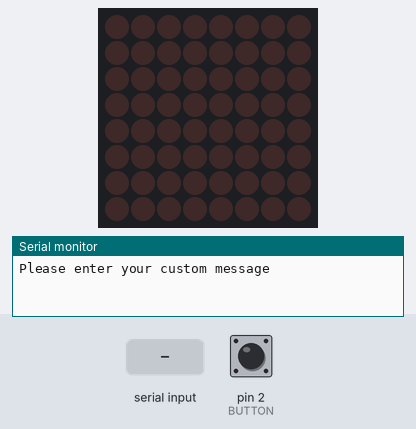
The sketch below on a simulated Arduino Mega 2560, built with avr-gcc and run on an emulated ATmega2560. Parts: 8×8 LED matrix, the last lines printed to the serial monitor. Wiring (inferred from the names in the program): LED matrix (orientation assumed): rows pin 22, pin 24, pin 26, pin 28, pin 30, pin 32, pin 34, pin 36; columns pin 23, pin 25, pin 27, pin 29, pin 31, pin 33, pin 35, pin 37. The test bench sets the inputs (shaded band); at power-on: pin 2 (BUTTON) LOW.

Above: at 0.8 s.
0.9 s: "A" received over Serial
At 2.8 s:
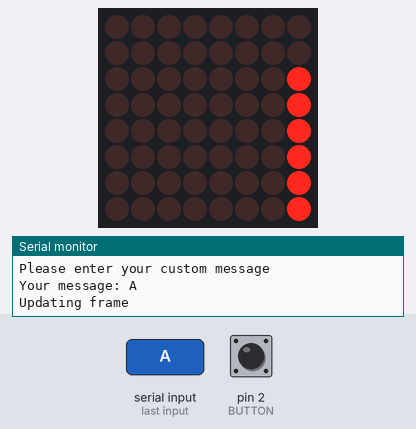
At 3.3 s:
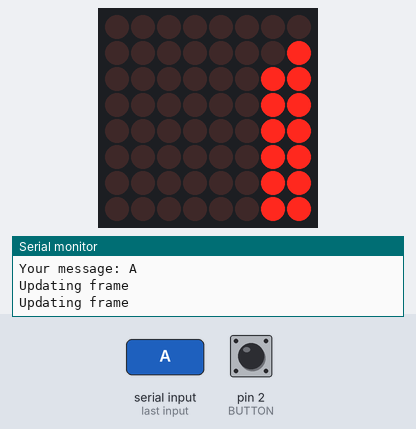
3.9 s: pin 2 (BUTTON) pulled HIGH for 0.15 s
At 4.3 s:
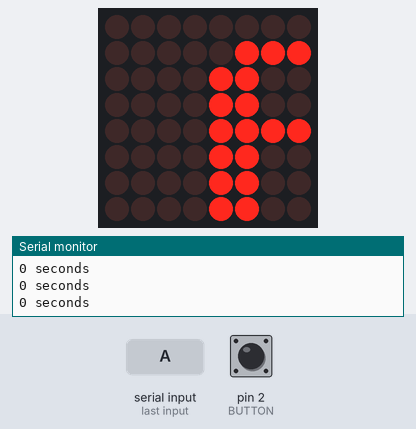
5.5 s: pin 2 (BUTTON) pulled HIGH for 3.2 s
10.2 s: pin 2 (BUTTON) driven HIGH
13.2 s: pin 2 (BUTTON) pulsed LOW 5 times (0.12 s each, 0.3 s apart)
Timing chart, 0 to 16.2 s (numbered marks = the images above; inputs shaded):
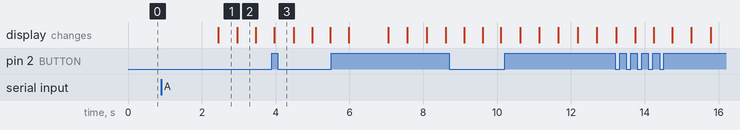

Measured:
- after the input at 0.9 s, the display: changes after 1.5 s (image 1)
- what the display in image 1 shows lasts 0.6 s, from 2.4 s to 3.0 s

The sketch:

Task_2.ino
```cpp
#define BUTTON 2

bool ALL[8][8] = {{1, 1, 1, 1, 1, 1, 1, 1}, {1, 1, 1, 1, 1, 1, 1, 1}, {1, 1, 1, 1, 1, 1, 1, 1}, {1, 1, 1, 1, 1, 1, 1, 1}, {1, 1, 1, 1, 1, 1, 1, 1}, {1, 1, 1, 1, 1, 1, 1, 1}, {1, 1, 1, 1, 1, 1, 1, 1}, {1, 1, 1, 1, 1, 1, 1, 1}};
bool EMP[8][8] = {{0, 0, 0, 0, 0, 0, 0, 0}, {0, 0, 0, 0, 0, 0, 0, 0}, {0, 0, 0, 0, 0, 0, 0, 0}, {0, 0, 0, 0, 0, 0, 0, 0}, {0, 0, 0, 0, 0, 0, 0, 0}, {0, 0, 0, 0, 0, 0, 0, 0}, {0, 0, 0, 0, 0, 0, 0, 0}, {0, 0, 0, 0, 0, 0, 0, 0}};
bool EX[8][8] = {{0, 0, 0, 0, 0, 0, 0, 0}, {0, 0, 0, 1, 0, 0, 0, 0}, {0, 0, 0, 1, 0, 0, 0, 0}, {0, 0, 0, 1, 0, 0, 0, 0}, {0, 0, 0, 1, 0, 0, 0, 0}, {0, 0, 0, 0, 0, 0, 0, 0}, {0, 0, 0, 1, 0, 0, 0, 0}, {0, 0, 0, 0, 0, 0, 0, 0}};
bool A[8][8] = {{0, 0, 0, 0, 0, 0, 0, 0}, {0, 0, 1, 1, 1, 1, 0, 0}, {0, 1, 1, 0, 0, 1, 1, 0}, {0, 1, 1, 0, 0, 1, 1, 0}, {0, 1, 1, 1, 1, 1, 1, 0}, {0, 1, 1, 0, 0, 1, 1, 0}, {0, 1, 1, 0, 0, 1, 1, 0}, {0, 1, 1, 0, 0, 1, 1, 0}};
bool B[8][8] = {{0, 1, 1, 1, 1, 0, 0, 0}, {0, 1, 0, 0, 1, 0, 0, 0}, {0, 1, 0, 0, 1, 0, 0, 0}, {0, 1, 1, 1, 0, 0, 0, 0}, {0, 1, 0, 0, 1, 0, 0, 0}, {0, 1, 0, 0, 0, 1, 0, 0}, {0, 1, 0, 0, 0, 1, 0, 0}, {0, 1, 1, 1, 1, 1, 0, 0}};
bool C[8][8] = {{0, 0, 0, 0, 0, 0, 0, 0}, {0, 0, 0, 1, 1, 1, 1, 0}, {0, 0, 1, 0, 0, 0, 0, 0}, {0, 1, 0, 0, 0, 0, 0, 0}, {0, 1, 0, 0, 0, 0, 0, 0}, {0, 1, 0, 0, 0, 0, 0, 0}, {0, 0, 1, 0, 0, 0, 0, 0}, {0, 0, 0, 1, 1, 1, 1, 0}};
bool D[8][8] = {{0, 0, 0, 0, 0, 0, 0, 0}, {0, 0, 1, 1, 1, 0, 0, 0}, {0, 0, 1, 0, 0, 1, 0, 0}, {0, 0, 1, 0, 0, 0, 1, 0}, {0, 0, 1, 0, 0, 0, 1, 0}, {0, 0, 1, 0, 0, 1, 0, 0}, {0, 0, 1, 1, 1, 0, 0, 0}, {0, 0, 0, 0, 0, 0, 0, 0}};
bool E[8][8] = {{0, 0, 0, 0, 0, 0, 0, 0}, {0, 0, 1, 1, 1, 1, 0, 0}, {0, 0, 1, 0, 0, 0, 0, 0}, {0, 0, 1, 1, 1, 0, 0, 0}, {0, 0, 1, 0, 0, 0, 0, 0}, {0, 0, 1, 0, 0, 0, 0, 0}, {0, 0, 1, 1, 1, 1, 0, 0}, {0, 0, 0, 0, 0, 0, 0, 0}};
bool F[8][8] = {{0, 0, 0, 0, 0, 0, 0, 0}, {0, 0, 1, 1, 1, 1, 0, 0}, {0, 0, 1, 0, 0, 0, 0, 0}, {0, 0, 1, 1, 1, 0, 0, 0}, {0, 0, 1, 0, 0, 0, 0, 0}, {0, 0, 1, 0, 0, 0, 0, 0}, {0, 0, 1, 0, 0, 0, 0, 0}, {0, 0, 0, 0, 0, 0, 0, 0}};
bool G[8][8] = {{0, 0, 0, 0, 0, 0, 0, 0}, {0, 0, 1, 1, 1, 1, 1, 0}, {0, 0, 1, 0, 0, 0, 0, 0}, {0, 0, 1, 0, 0, 0, 0, 0}, {0, 0, 1, 0, 1, 1, 1, 0}, {0, 0, 1, 0, 0, 0, 1, 0}, {0, 0, 1, 1, 1, 1, 1, 0}, {0, 0, 0, 0, 0, 0, 0, 0}};
bool H[8][8] = {{0, 0, 0, 0, 0, 0, 0, 0}, {0, 0, 1, 0, 0, 1, 0, 0}, {0, 0, 1, 0, 0, 1, 0, 0}, {0, 0, 1, 1, 1, 1, 0, 0}, {0, 0, 1, 0, 0, 1, 0, 0}, {0, 0, 1, 0, 0, 1, 0, 0}, {0, 0, 1, 0, 0, 1, 0, 0}, {0, 0, 0, 0, 0, 0, 0, 0}};
bool I[8][8] = {{0, 0, 0, 0, 0, 0, 0, 0}, {0, 0, 1, 1, 1, 0, 0, 0}, {0, 0, 0, 1, 0, 0, 0, 0}, {0, 0, 0, 1, 0, 0, 0, 0}, {0, 0, 0, 1, 0, 0, 0, 0}, {0, 0, 0, 1, 0, 0, 0, 0}, {0, 0, 1, 1, 1, 0, 0, 0}, {0, 0, 0, 0, 0, 0, 0, 0}};
bool J[8][8] = {{0, 0, 0, 0, 0, 0, 0, 0}, {0, 0, 0, 1, 1, 1, 0, 0}, {0, 0, 0, 0, 1, 0, 0, 0}, {0, 0, 0, 0, 1, 0, 0, 0}, {0, 0, 0, 0, 1, 0, 0, 0}, {0, 0, 1, 0, 1, 0, 0, 0}, {0, 0, 1, 1, 1, 0, 0, 0}, {0, 0, 0, 0, 0, 0, 0, 0}};
bool K[8][8] = {{0, 0, 0, 0, 0, 0, 0, 0}, {0, 0, 1, 0, 0, 1, 0, 0}, {0, 0, 1, 0, 1, 0, 0, 0}, {0, 0, 1, 1, 0, 0, 0, 0}, {0, 0, 1, 0, 1, 0, 0, 0}, {0, 0, 1, 0, 0, 1, 0, 0}, {0, 0, 1, 0, 0, 1, 0, 0}, {0, 0, 0, 0, 0, 0, 0, 0}};
bool L[8][8] = {{0, 0, 0, 0, 0, 0, 0, 0}, {0, 0, 1, 0, 0, 0, 0, 0}, {0, 0, 1, 0, 0, 0, 0, 0}, {0, 0, 1, 0, 0, 0, 0, 0}, {0, 0, 1, 0, 0, 0, 0, 0}, {0, 0, 1, 0, 0, 0, 0, 0}, {0, 0, 1, 1, 1, 1, 0, 0}, {0, 0, 0, 0, 0, 0, 0, 0}};
bool M[8][8] = {{0, 0, 0, 0, 0, 0, 0, 0}, {0, 0, 0, 0, 0, 0, 0, 0}, {0, 1, 0, 0, 0, 1, 0, 0}, {1, 0, 1, 0, 1, 0, 1, 0}, {1, 0, 0, 1, 0, 0, 1, 0}, {1, 0, 0, 0, 0, 0, 1, 0}, {1, 0, 0, 0, 0, 0, 1, 0}, {0, 0, 0, 0, 0, 0, 0, 0}};
bool N[8][8] = {{0, 0, 0, 0, 0, 0, 0, 0}, {0, 0, 1, 0, 0, 0, 1, 0}, {0, 0, 1, 1, 0, 0, 1, 0}, {0, 0, 1, 0, 1, 0, 1, 0}, {0, 0, 1, 0, 0, 1, 1, 0}, {0, 0, 1, 0, 0, 0, 1, 0}, {0, 0, 0, 0, 0, 0, 0, 0}, {0, 0, 0, 0, 0, 0, 0, 0}};
bool O[8][8] = {{0, 0, 0, 0, 0, 0, 0, 0}, {0, 0, 1, 1, 1, 1, 0, 0}, {0, 1, 0, 0, 0, 0, 1, 0}, {0, 1, 0, 0, 0, 0, 1, 0}, {0, 1, 0, 0, 0, 0, 1, 0}, {0, 1, 0, 0, 0, 0, 1, 0}, {0, 0, 1, 1, 1, 1, 0, 0}, {0, 0, 0, 0, 0, 0, 0, 0}};
bool P[8][8] = {{0, 0, 0, 0, 0, 0, 0, 0}, {0, 0, 1, 1, 1, 0, 0, 0}, {0, 0, 1, 0, 0, 1, 0, 0}, {0, 0, 1, 0, 0, 1, 0, 0}, {0, 0, 1, 1, 1, 0, 0, 0}, {0, 0, 1, 0, 0, 0, 0, 0}, {0, 0, 1, 0, 0, 0, 0, 0}, {0, 0, 0, 0, 0, 0, 0, 0}};
bool Q[8][8] = {{0, 0, 0, 0, 0, 0, 0, 0}, {0, 0, 1, 1, 1, 1, 0, 0}, {0, 1, 0, 0, 0, 0, 1, 0}, {0, 1, 0, 0, 0, 0, 1, 0}, {0, 1, 0, 0, 0, 0, 1, 0}, {0, 1, 0, 0, 0, 1, 1, 0}, {0, 0, 1, 1, 1, 1, 1, 0}, {0, 0, 0, 0, 0, 0, 0, 1}};
bool R[8][8] = {{0, 0, 0, 0, 0, 0, 0, 0}, {0, 0, 1, 1, 1, 0, 0, 0}, {0, 0, 1, 0, 0, 1, 0, 0}, {0, 0, 1, 0, 0, 1, 0, 0}, {0, 0, 1, 1, 1, 0, 0, 0}, {0, 0, 1, 0, 0, 1, 0, 0}, {0, 0, 1, 0, 0, 1, 0, 0}, {0, 0, 0, 0, 0, 0, 0, 0}};
bool S[8][8] = {{0, 0, 0, 0, 0, 0, 0, 0}, {0, 0, 1, 1, 1, 1, 0, 0}, {0, 0, 1, 0, 0, 0, 0, 0}, {0, 0, 1, 1, 1, 1, 0, 0}, {0, 0, 0, 0, 0, 1, 0, 0}, {0, 0, 0, 0, 0, 1, 0, 0}, {0, 0, 1, 1, 1, 1, 0, 0}, {0, 0, 0, 0, 0, 0, 0, 0}};
bool T[8][8] = {{0, 0, 0, 0, 0, 0, 0, 0}, {0, 1, 1, 1, 1, 1, 0, 0}, {0, 0, 0, 1, 0, 0, 0, 0}, {0, 0, 0, 1, 0, 0, 0, 0}, {0, 0, 0, 1, 0, 0, 0, 0}, {0, 0, 0, 1, 0, 0, 0, 0}, {0, 0, 0, 1, 0, 0, 0, 0}, {0, 0, 0, 0, 0, 0, 0, 0}};
bool U[8][8] = {{0, 0, 0, 0, 0, 0, 0, 0}, {0, 1, 0, 0, 0, 0, 1, 0}, {0, 1, 0, 0, 0, 0, 1, 0}, {0, 1, 0, 0, 0, 0, 1, 0}, {0, 1, 0, 0, 0, 0, 1, 0}, {0, 0, 1, 0, 0, 1, 0, 0}, {0, 0, 0, 1, 1, 0, 0, 0}, {0, 0, 0, 0, 0, 0, 0, 0}};
bool V[8][8] = {{0, 0, 0, 0, 0, 0, 0, 0}, {0, 0, 1, 0, 0, 0, 1, 0}, {0, 0, 1, 0, 0, 0, 1, 0}, {0, 0, 1, 0, 0, 0, 1, 0}, {0, 0, 0, 1, 0, 1, 0, 0}, {0, 0, 0, 1, 0, 1, 0, 0}, {0, 0, 0, 0, 1, 0, 0, 0}, {0, 0, 0, 0, 0, 0, 0, 0}};
bool W[8][8] = {{0, 0, 0, 0, 0, 0, 0, 0}, {1, 0, 0, 0, 0, 0, 1, 0}, {1, 0, 0, 1, 0, 0, 1, 0}, {0, 1, 0, 1, 0, 1, 0, 0}, {0, 1, 0, 1, 0, 1, 0, 0}, {0, 0, 1, 0, 1, 0, 0, 0}, {0, 0, 0, 0, 0, 0, 0, 0}, {0, 0, 0, 0, 0, 0, 0, 0}};
bool X[8][8] = {{0, 0, 0, 0, 0, 0, 0, 0}, {0, 1, 0, 0, 0, 0, 1, 0}, {0, 0, 1, 0, 0, 1, 0, 0}, {0, 0, 0, 1, 1, 0, 0, 0}, {0, 0, 0, 1, 1, 0, 0, 0}, {0, 0, 1, 0, 0, 1, 0, 0}, {0, 1, 0, 0, 0, 0, 1, 0}, {0, 0, 0, 0, 0, 0, 0, 0}};
bool Y[8][8] = {{0, 0, 0, 0, 0, 0, 0, 0}, {0, 1, 0, 0, 0, 1, 0, 0}, {0, 0, 1, 0, 1, 0, 0, 0}, {0, 0, 0, 1, 0, 0, 0, 0}, {0, 0, 0, 1, 0, 0, 0, 0}, {0, 0, 0, 1, 0, 0, 0, 0}, {0, 0, 0, 1, 0, 0, 0, 0}, {0, 0, 0, 0, 0, 0, 0, 0}};
bool Z[8][8] = {{0, 0, 0, 0, 0, 0, 0, 0}, {0, 0, 1, 1, 1, 1, 0, 0}, {0, 0, 0, 0, 0, 1, 0, 0}, {0, 0, 0, 0, 1, 0, 0, 0}, {0, 0, 0, 1, 0, 0, 0, 0}, {0, 0, 1, 0, 0, 0, 0, 0}, {0, 0, 1, 1, 1, 1, 0, 0}, {0, 0, 0, 0, 0, 0, 0, 0}};

bool FRAME[8][8];

bool MSG[8][500];
int displayLength;
int offset = 0;
bool direction = true;

int firsttime = 1;
unsigned long startTime;
unsigned long pressTime;
int seconds = 0;

int frameSpeed = 500;
int previousTime;

const int rows[8] = {22, 24, 26, 28, 30, 32, 34, 36};
const int cols[8] = {23, 25, 27, 29, 31, 33, 35, 37};
//const int cols[8] = {37, 35, 33, 31, 29, 27, 25, 23};

void prepareMessage(String msg)
{
    int msg_len = msg.length() + 1;
    char char_array[msg_len];

    displayLength = (msg_len + 2) * 8;

    msg.toCharArray(char_array, msg_len);

    addFrame(EMP, 0);

    for (int i = 0; i < msg_len + 1; i++)
    {
        char character = char_array[i];
        if (character == 'A' or character == 'a')
        {
            addFrame(A, (i + 1) * 8);
        }
        else if (character == 'B' or character == 'b')
        {
            addFrame(B, (i + 1) * 8);
        }
        else if (character == 'C' or character == 'c')
        {
            addFrame(C, (i + 1) * 8);
        }
        else if (character == 'D' or character == 'd')
        {
            addFrame(D, (i + 1) * 8);
        }
        else if (character == 'E' or character == 'e')
        {
            addFrame(E, (i + 1) * 8);
        }
        else if (character == 'F' or character == 'f')
        {
            addFrame(F, (i + 1) * 8);
        }
        else if (character == 'G' or character == 'g')
        {
            addFrame(G, (i + 1) * 8);
        }
        else if (character == 'H' or character == 'h')
        {
            addFrame(H, (i + 1) * 8);
        }
        else if (character == 'I' or character == 'i')
        {
            addFrame(I, (i + 1) * 8);
        }
        else if (character == 'J' or character == 'j')
        {
            addFrame(J, (i + 1) * 8);
        }
        else if (character == 'K' or character == 'k')
        {
            addFrame(K, (i + 1) * 8);
        }
        else if (character == 'L' or character == 'l')
        {
            addFrame(L, (i + 1) * 8);
        }
        else if (character == 'M' or character == 'm')
        {
            addFrame(M, (i + 1) * 8);
        }
        else if (character == 'N' or character == 'n')
        {
            addFrame(N, (i + 1) * 8);
        }
        else if (character == 'O' or character == 'o')
        {
            addFrame(O, (i + 1) * 8);
        }
        else if (character == 'P' or character == 'p')
        {
            addFrame(P, (i + 1) * 8);
        }
        else if (character == 'Q' or character == 'q')
        {
            addFrame(Q, (i + 1) * 8);
        }
        else if (character == 'R' or character == 'r')
        {
            addFrame(R, (i + 1) * 8);
        }
        else if (character == 'S' or character == 's')
        {
            addFrame(S, (i + 1) * 8);
        }
        else if (character == 'T' or character == 't')
        {
            addFrame(T, (i + 1) * 8);
        }
        else if (character == 'U' or character == 'u')
        {
            addFrame(U, (i + 1) * 8);
        }
        else if (character == 'V' or character == 'v')
        {
            addFrame(V, (i + 1) * 8);
        }
        else if (character == 'W' or character == 'w')
        {
            addFrame(W, (i + 1) * 8);
        }
        else if (character == 'X' or character == 'x')
        {
            addFrame(X, (i + 1) * 8);
        }
        else if (character == 'Y' or character == 'y')
        {
            addFrame(Y, (i + 1) * 8);
        }
        else if (character == 'Z' or character == 'z')
        {
            addFrame(Z, (i + 1) * 8);
        }
        else
        {
            addFrame(EMP, (i + 1) * 8);
        } //End of character check if statement
    }

    updateFrame();
}

void addFrame(bool character[8][8], int padding)
{
    for (int i = 0; i < 8; i++)
    {
        for (int j = 0; j < 8; j++)
        {
            MSG[i][j + padding] = character[i][j];
        }
    }
}

void updateFrame()
{
    if (direction)
    {
        offset++;
        if (offset + 24 > displayLength)
            offset = 0;
    }
    else
    {
        offset--;
        if (offset == 0)
            offset = displayLength - 24;
    }

    for (int i = 0; i < 8; i++)
    {
        for (int j = 0; j < 8; j++)
        {
            FRAME[i][j] = MSG[i][j + offset];
        }
    }
}

//=================== Draw a 8x8 matrix ====================
void drawScreen(bool buffer2[8][8])
{
    // Turn on each row in series
    for (byte i = 0; i < 8; i++)
    {                               // count next row
        digitalWrite(rows[i], LOW); //initiate whole row
        for (byte a = 0; a < 8; a++)
        { // count next row
            // if You set (~buffer2[i] >> a) then You will have positive
            digitalWrite(cols[a], buffer2[i][a]); // initiate whole column

            delayMicroseconds(100); // uncoment delay for diferent speed of display

            digitalWrite(cols[a], 0); // reset whole column
        }
        digitalWrite(rows[i], HIGH); // reset whole row
                                     // otherwise last row will intersect with next row
    }
}
//===================== End of draw ========================

void checkButton()
{
    if (digitalRead(BUTTON) == HIGH)
    {
        if (firsttime == 1)
        {
            startTime = millis();
            firsttime = 0;
        }
        pressTime = millis() - startTime;
        if (pressTime >= 1)
        {
            seconds = pressTime / 1000;
            Serial.print(seconds);
            Serial.println(" seconds");
        }
    }
    else if (firsttime == 0)
    {
        firsttime = 1;
        if (seconds <= 1)
        {
            direction = true;
        }
        else if (seconds >= 2)
        {
            direction = false;
        }
        Serial.println("0 seconds");
    }
}

void setup()
{
    Serial.begin(9600);
    for (int i = 0; i < 8; i++)
    {
        pinMode(rows[i], OUTPUT);
        digitalWrite(rows[i], HIGH);
        pinMode(cols[i], OUTPUT);
        digitalWrite(cols[i], LOW);
    }

    Serial.println("Please enter your custom message");
    String message;
    do
    {
        message = Serial.readString();
    } while (message == "");

    Serial.print("Your message: ");
    Serial.println(message);

    prepareMessage(message);
    previousTime = millis();
}

void loop()
{
    drawScreen(FRAME);
    if (millis() > previousTime + frameSpeed)
    {
        Serial.println("Updating frame");
        updateFrame();
        previousTime = millis();
    }
    checkButton();
}
```
